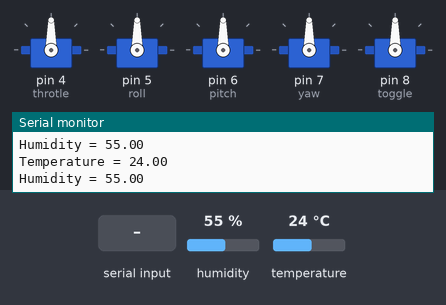
Bench run of a sketch on a simulated Arduino Uno, built with avr-gcc and run on an emulated ATmega328P. Parts: 5 × servo, the last lines printed to the serial monitor. The inputs (shaded band) are chosen by the test bench; at power-on: humidity 55 %, temperature 24 °C.

Above: at 1.8 s.
1.9 s: "min" received over Serial
At 5.2 s:
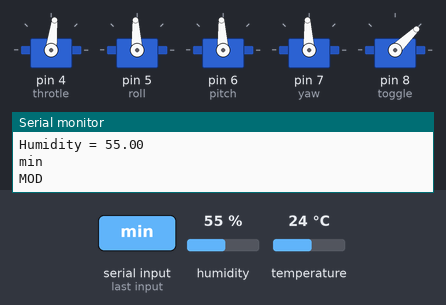
At 12.5 s:
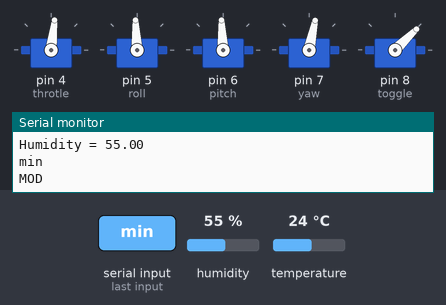
Timing chart, 0 to 45.5 s (numbered marks = the images above; inputs shaded):
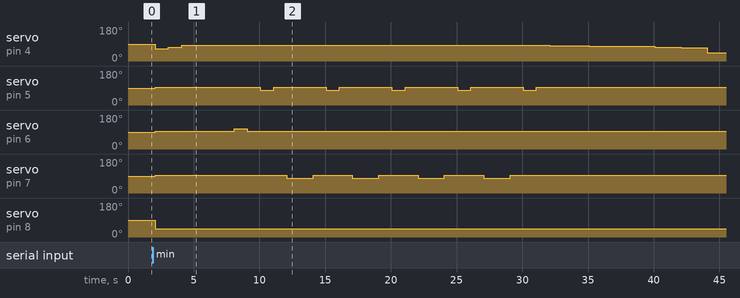

Measured:
- after the input at 1.9 s, servo on pin 4 (throtle): 90° → 64° after 0.18 s, → 73° 1.0 s later, → 83° 1.0 s later, → 81° 28.0 s later, … (9 changes in this stretch); servo on pin 5 (roll): 90° → 93° after 0.18 s, then repeats every 5.0 s: 78° 1.0 s, 93° 4.0 s, until it stays 93° from 31.1 s

The sketch:

final_code.ino
```cpp
 #include <Servo.h>
 #include <dht.h>


dht DHT;
#define DHT11_PIN 10

// Customize here pulse lengths as needed
#define MIN_PULSE_LENGTH 1000 // Minimum pulse length in µs
#define MAX_PULSE_LENGTH 2000
#define MOD_PULSE_LENGTH 1500 // Maximum pulse length in µs

// ---------------------------------------------------------------------------
Servo throtle, roll, pitch, yaw,toggle;
String recived_data;


//***********here this functions will turn the drone to diiffrent directions
void yawl()
{
yaw.writeMicroseconds(1350);
}
void front()
{
pitch.writeMicroseconds(1650);
}
void rolr()
{
roll.writeMicroseconds(1350);
}
//**************** pin detail ***************************************//
// pin->4  = for throtle
// pin->5  = for roll
// pin->6  = for pitch
// pin->7  = for yaw
// pin->8  = for toggle
// pin->10 = for Humidity sensor

//*************** some information *******************************//
// function(MOD_PULSE_LENGTH);
// here some functions are declaired with "MOD_PULSE_LENGTH"
// because as a default remote controller swtuches are in middle position so that
// remote will transmit a 50% duty cycle PWM wave constantly thats why i also mimicking this
// these declaration shown with "<--" these symbol in belowe codes
void setup() {

//***********baud rate for communication ****************//
    Serial.begin(9600);

//*******************assigning pins to motors************//
    throtle.attach(4);
    roll.attach(5);
    pitch.attach(6);
    yaw.attach(7);
    toggle.attach(8);
}

void loop() {
  // sends the data to reciver
     int chk = DHT.read11(DHT11_PIN);
     Serial.print("Temperature = ");
     Serial.println(DHT.temperature);
     Serial.print("Humidity = ");
     Serial.println(DHT.humidity);
     delay(1000);

  while (Serial.available()) //Check if there is an available byte to read from seral device
  {
    delay(10); //Delay added to make thing stable
    char c = Serial.read(); //Conduct a serial read
    if (c == '#') {
      break; //Exit the loop when the # is detected after the word
    }
    recived_data += c; //Shorthand for recived_data = recived_data + c
  }
  if (recived_data.length() > 0) {
    Serial.println(recived_data);
    //----------Control motors----------//
    if (recived_data == "arm")
    {
     Serial.println("arm");

     // this function will arm the drone means ready to take comands
     throtle.writeMicroseconds(MIN_PULSE_LENGTH);
     yaw.writeMicroseconds(MIN_PULSE_LENGTH);
    }
    else if(recived_data == "min")
    {
      Serial.println("MOD");
     roll.writeMicroseconds(MOD_PULSE_LENGTH); // <--
     pitch.writeMicroseconds(MOD_PULSE_LENGTH); // <--
     yaw.writeMicroseconds(MOD_PULSE_LENGTH); // <--
     toggle.writeMicroseconds(MIN_PULSE_LENGTH); // toggle should  be minimum so that we can contole easy mode

     // mimiking the remote controler switch position as a physical movents
     // by giving PWM signals with respect to modified movements
     //         ____
     //       *      *
     //      *        *
     //     *          *
     // ****            ***** <-- this graph shows how drone raises

     //   *--->---*
     //   |       |
     // ->*       |
     //   |       |
     //   *---<---*   <----this shows how drone movements in air

     throtle.writeMicroseconds(1200);
     delay(1000);
     throtle.writeMicroseconds(1300);
     delay(1000);
     throtle.writeMicroseconds(1400);
     delay(4000); // untill here drone raises slowly towards up
     front();
     delay(1000);
     pitch.writeMicroseconds(MOD_PULSE_LENGTH);
     delay(1000);
     rolr(); // move towards left
     delay(1000);
     roll.writeMicroseconds(MOD_PULSE_LENGTH);
     delay(1000);
     yawl(); // move towards front
     delay(2000);
     yaw.writeMicroseconds(MOD_PULSE_LENGTH);
     delay(1000);
     rolr();
     delay(1000);
     roll.writeMicroseconds(MOD_PULSE_LENGTH);
     delay(1000);
     yawl();
     delay(2000);
     yaw.writeMicroseconds(MOD_PULSE_LENGTH);
     delay(1000);
     rolr();
     delay(1000);
     roll.writeMicroseconds(MOD_PULSE_LENGTH);
     delay(1000);
     yawl();
     delay(2000);
     yaw.writeMicroseconds(MOD_PULSE_LENGTH);
     delay(1000);
     rolr();
     delay(1000);
     roll.writeMicroseconds(MOD_PULSE_LENGTH);
     delay(1000);
     yawl();
     delay(2000);
     yaw.writeMicroseconds(MOD_PULSE_LENGTH);
     delay(1000);
     rolr();
     delay(1000);
     roll.writeMicroseconds(MOD_PULSE_LENGTH);
     delay(1000);
     throtle.writeMicroseconds(1380);
     delay(3000);
     throtle.writeMicroseconds(1360);
     delay(3000);
     throtle.writeMicroseconds(1340);
     delay(2000);
     throtle.writeMicroseconds(1300);
     delay(2000);
     throtle.writeMicroseconds(1280);
     delay(2000);
     throtle.writeMicroseconds(MIN_PULSE_LENGTH);
    }
    else if(recived_data == "mov")
    {
     // this function used to stop the drone for emergency situation
     throtle.writeMicroseconds(MIN_PULSE_LENGTH); // mimicking as switch in lower position
     roll.writeMicroseconds(MOD_PULSE_LENGTH); // <--
     pitch.writeMicroseconds(MOD_PULSE_LENGTH); // <--
     yaw.writeMicroseconds(MOD_PULSE_LENGTH); // <--
     toggle.writeMicroseconds(MIN_PULSE_LENGTH); // toggle should  be minimum so that we can contole easy mode
    }

    recived_data = "";
  }
}
```
